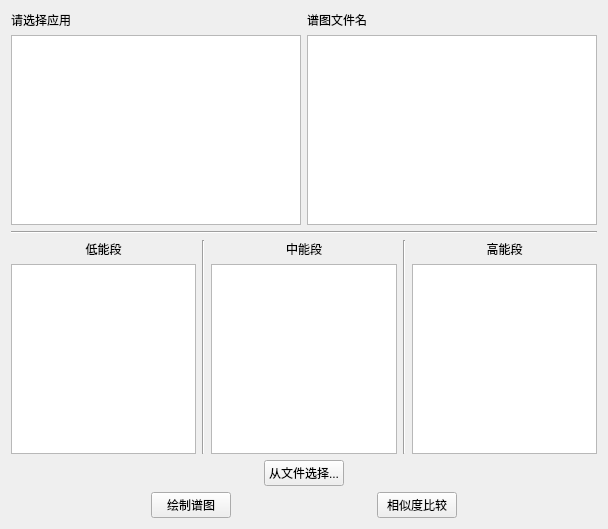
<?xml version="1.0" encoding="UTF-8"?>
<ui version="4.0">
 <class>rootWindw</class>
 <widget class="QWidget" name="rootWindw">
  <property name="geometry">
   <rect>
    <x>0</x>
    <y>0</y>
    <width>608</width>
    <height>529</height>
   </rect>
  </property>
  <property name="windowTitle">
   <string>选择需要的谱图</string>
  </property>
  <layout class="QVBoxLayout" name="verticalLayout_7">
   <item>
    <layout class="QHBoxLayout" name="horizontalLayout_3" stretch="0,0">
     <property name="spacing">
      <number>-1</number>
     </property>
     <property name="sizeConstraint">
      <enum>QLayout::SetDefaultConstraint</enum>
     </property>
     <item>
      <layout class="QVBoxLayout" name="verticalLayout_5" stretch="1,0">
       <item>
        <widget class="QLabel" name="label_4">
         <property name="sizePolicy">
          <sizepolicy hsizetype="Preferred" vsizetype="Fixed">
           <horstretch>0</horstretch>
           <verstretch>0</verstretch>
          </sizepolicy>
         </property>
         <property name="text">
          <string>请选择应用</string>
         </property>
        </widget>
       </item>
       <item>
        <widget class="QListWidget" name="list_App">
         <property name="sizePolicy">
          <sizepolicy hsizetype="Expanding" vsizetype="Expanding">
           <horstretch>1</horstretch>
           <verstretch>0</verstretch>
          </sizepolicy>
         </property>
         <property name="selectionBehavior">
          <enum>QAbstractItemView::SelectRows</enum>
         </property>
        </widget>
       </item>
      </layout>
     </item>
     <item>
      <layout class="QVBoxLayout" name="verticalLayout_6" stretch="0,0">
       <item>
        <widget class="QLabel" name="label_5">
         <property name="sizePolicy">
          <sizepolicy hsizetype="Preferred" vsizetype="Fixed">
           <horstretch>2</horstretch>
           <verstretch>0</verstretch>
          </sizepolicy>
         </property>
         <property name="text">
          <string>谱图文件名</string>
         </property>
        </widget>
       </item>
       <item>
        <widget class="QListWidget" name="list_Name">
         <property name="sizePolicy">
          <sizepolicy hsizetype="Expanding" vsizetype="Expanding">
           <horstretch>2</horstretch>
           <verstretch>0</verstretch>
          </sizepolicy>
         </property>
         <property name="selectionMode">
          <enum>QAbstractItemView::ExtendedSelection</enum>
         </property>
        </widget>
       </item>
      </layout>
     </item>
    </layout>
   </item>
   <item>
    <widget class="Line" name="line">
     <property name="orientation">
      <enum>Qt::Horizontal</enum>
     </property>
    </widget>
   </item>
   <item>
    <layout class="QHBoxLayout" name="horizontalLayout">
     <item>
      <layout class="QVBoxLayout" name="verticalLayout">
       <item>
        <widget class="QLabel" name="label">
         <property name="sizePolicy">
          <sizepolicy hsizetype="Preferred" vsizetype="Fixed">
           <horstretch>0</horstretch>
           <verstretch>0</verstretch>
          </sizepolicy>
         </property>
         <property name="text">
          <string>低能段</string>
         </property>
         <property name="alignment">
          <set>Qt::AlignCenter</set>
         </property>
        </widget>
       </item>
       <item>
        <widget class="QListWidget" name="list_Low">
         <property name="selectionMode">
          <enum>QAbstractItemView::ExtendedSelection</enum>
         </property>
        </widget>
       </item>
      </layout>
     </item>
     <item>
      <widget class="Line" name="line_2">
       <property name="orientation">
        <enum>Qt::Vertical</enum>
       </property>
      </widget>
     </item>
     <item>
      <layout class="QVBoxLayout" name="verticalLayout_2">
       <item>
        <widget class="QLabel" name="label_2">
         <property name="sizePolicy">
          <sizepolicy hsizetype="Preferred" vsizetype="Fixed">
           <horstretch>0</horstretch>
           <verstretch>0</verstretch>
          </sizepolicy>
         </property>
         <property name="text">
          <string>中能段</string>
         </property>
         <property name="alignment">
          <set>Qt::AlignCenter</set>
         </property>
        </widget>
       </item>
       <item>
        <widget class="QListWidget" name="list_Mid">
         <property name="selectionMode">
          <enum>QAbstractItemView::ExtendedSelection</enum>
         </property>
        </widget>
       </item>
      </layout>
     </item>
     <item>
      <widget class="Line" name="line_3">
       <property name="orientation">
        <enum>Qt::Vertical</enum>
       </property>
      </widget>
     </item>
     <item>
      <layout class="QVBoxLayout" name="verticalLayout_3">
       <item>
        <widget class="QLabel" name="label_3">
         <property name="sizePolicy">
          <sizepolicy hsizetype="Preferred" vsizetype="Fixed">
           <horstretch>0</horstretch>
           <verstretch>0</verstretch>
          </sizepolicy>
         </property>
         <property name="text">
          <string>高能段</string>
         </property>
         <property name="alignment">
          <set>Qt::AlignCenter</set>
         </property>
        </widget>
       </item>
       <item>
        <widget class="QListWidget" name="list_High">
         <property name="selectionMode">
          <enum>QAbstractItemView::ExtendedSelection</enum>
         </property>
        </widget>
       </item>
      </layout>
     </item>
    </layout>
   </item>
   <item>
    <layout class="QVBoxLayout" name="verticalLayout_4">
     <item>
      <layout class="QHBoxLayout" name="horizontalLayout_4">
       <item>
        <widget class="QPushButton" name="button_Select">
         <property name="sizePolicy">
          <sizepolicy hsizetype="Fixed" vsizetype="Fixed">
           <horstretch>0</horstretch>
           <verstretch>0</verstretch>
          </sizepolicy>
         </property>
         <property name="text">
          <string>从文件选择...</string>
         </property>
        </widget>
       </item>
      </layout>
     </item>
     <item>
      <layout class="QHBoxLayout" name="horizontalLayout_2">
       <item>
        <widget class="QPushButton" name="button_Draw">
         <property name="sizePolicy">
          <sizepolicy hsizetype="Fixed" vsizetype="Fixed">
           <horstretch>0</horstretch>
           <verstretch>0</verstretch>
          </sizepolicy>
         </property>
         <property name="text">
          <string>绘制谱图</string>
         </property>
        </widget>
       </item>
       <item>
        <widget class="QPushButton" name="button_Compare">
         <property name="sizePolicy">
          <sizepolicy hsizetype="Fixed" vsizetype="Fixed">
           <horstretch>0</horstretch>
           <verstretch>0</verstretch>
          </sizepolicy>
         </property>
         <property name="text">
          <string>相似度比较</string>
         </property>
        </widget>
       </item>
      </layout>
     </item>
    </layout>
   </item>
  </layout>
 </widget>
 <resources/>
 <connections/>
</ui>
